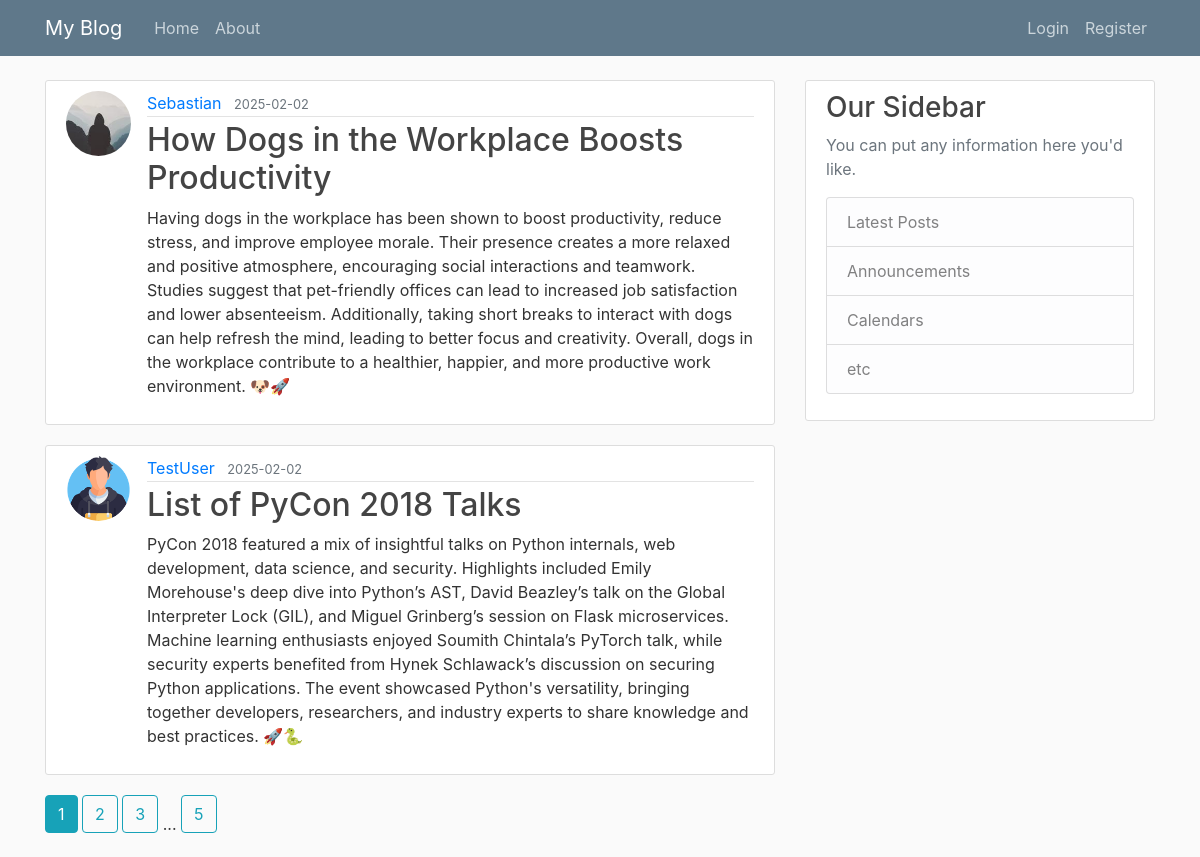
Page /home on the earlier database version.
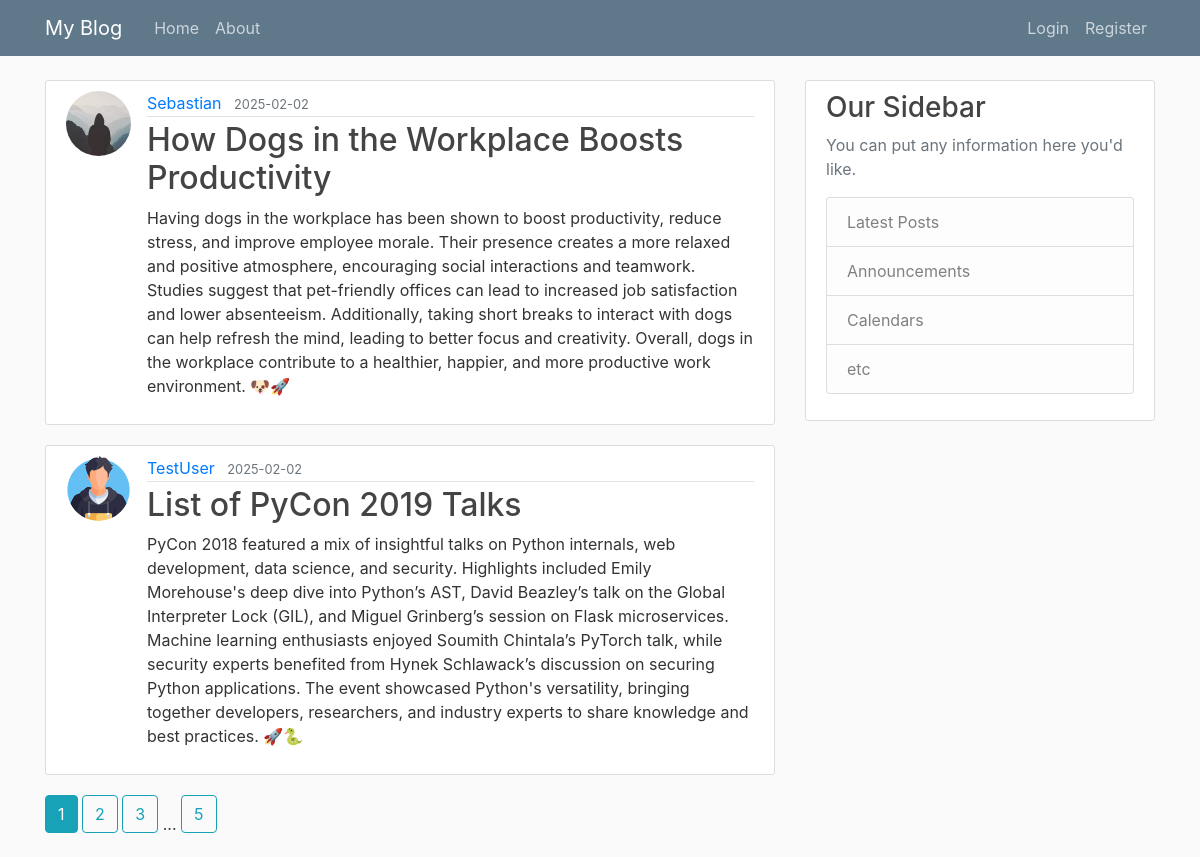
Same page on the later database version.
### flaskblog/models.py (models this page shows, shortened)
class Post(db.Model):
    id = db.Column(db.Integer, primary_key=True)
    title=db.Column(db.String(100),nullable=False)
    date_posted=db.Column(db.DateTime,nullable=False,default=datetime.utcnow)
    content=db.Column(db.Text,nullable=False)
    user_id=db.Column(db.Integer,db.ForeignKey("user.id"),nullable=False)

class User(db.Model, UserMixin):
    id = db.Column(db.Integer, primary_key=True)
    username = db.Column(db.String(20),unique=True,nullable=False)
    email = db.Column(db.String(120),unique=True,nullable=False)
    image_file = db.Column(db.String(20),nullable=False,default='default.jpg')
    password = db.Column(db.String(60),nullable=False)
    posts=db.relationship('Post',backref='author',lazy=True)

### flaskblog/main/routes.py (the view)
@main.route("/")
@main.route("/home")
def home():
    page=request.args.get('page',1,type=int)
    posts=Post.query.order_by(Post.date_posted.desc()).paginate(page=page,per_page=2)
    return render_template ("home.html",posts=posts)

### flaskblog/templates/home.html
{%extends 'layout.html'%} {%block content%} {%for post in posts.items%}
<article class="media content-section">
  <img
    class="rounded-circle article-img"
    src="{{url_for('static',filename='profile_pics/'+post.author.image_file)}}"
  />
  <div class="media-body">
    <div class="article-metadata">
      <a
        class="mr-2"
        href="{{url_for('users.user_posts',username=post.author.username)}}"
        >{{ post.author.username }}</a
      >
      <small class="text-muted"
        >{{ post.date_posted.strftime('%Y-%m-%d') }}</small
      >
    </div>
    <h2>
      <a class="article-title" href="{{url_for('posts.post',post_id=post.id)}}"
        >{{ post.title }}</a
      >
    </h2>
    <p class="article-content">{{ post.content }}</p>
  </div>
</article>
{%endfor%} {%for page_num in
posts.iter_pages(left_edge=1,right_edge=1,left_current=1,right_current=2)%} {%if
page_num%} {%if posts.page==page_num%}
<a class="btn btn-info mb-4" href="{{url_for('main.home',page=page_num)}}"
  >{{page_num}}</a
>
{%else%}
<a
  class="btn btn-outline-info mb-4"
  href="{{url_for('main.home',page=page_num)}}"
  >{{page_num}}</a
>
{%endif%} {%else%} ... {%endif%} {%endfor%} {%endblock content%}

### flaskblog/templates/layout.html (shortened to what this page needs)
<!DOCTYPE html>
<html lang="en">
  <head>
    <link
      rel="stylesheet"
      href="https://cdn.jsdelivr.net/npm/bootstrap@4.4.1/dist/css/bootstrap.min.css"
    />
    <link
      rel="stylesheet" type="text/css" href="{{url_for('static',filename='main.css')}}">
  </head>
  <body>
    <header class="site-header">
      <nav class="navbar navbar-expand-md navbar-dark bg-steel fixed-top">
        <div class="container">
          <a class="navbar-brand mr-4" href="/">My Blog</a>
          <div class="collapse navbar-collapse" id="navbarToggle">
            <div class="navbar-nav mr-auto">
              <a class="nav-item nav-link" href="{{url_for('main.home')}}">Home</a>
              <a class="nav-item nav-link" href="{{url_for('main.about')}}">About</a>
            </div>
            <div class="navbar-nav">
              {%if current_user.is_authenticated %}
                <a class="nav-item nav-link" href="{{url_for('posts.new_post')}}">New Post</a>
                <a class="nav-item nav-link" href="{{url_for('users.account')}}">Account</a>
                <a class="nav-item nav-link" href="{{url_for('users.logout')}}">Logout</a>
              {%else%}
                <a class="nav-item nav-link" href="{{url_for('users.login')}}">Login</a>
                <a class="nav-item nav-link" href="{{url_for('users.register')}}">Register</a>
              {%endif%}
            </div>
          </div>
        </div>
      </nav>
    </header>
    <main role="main" class="container">
        <div class="row">
          <div class="col-md-8">
            {% block content %}{% endblock %}
          </div>
          <div class="col-md-4">
            <div class="content-section">
              <h3>Our Sidebar</h3>
              <p class='text-muted'>You can put any information here you'd like.
                <ul class="list-group">
                  <li class="list-group-item list-group-item-light">Latest Posts</li>
                  <li class="list-group-item list-group-item-light">Announcements</li>
                  <li class="list-group-item list-group-item-light">Calendars</li>
                  <li class="list-group-item list-group-item-light">etc</li>
                </ul>
              </p>
            </div>
          </div>
        </div>
      </main>
  </body>
</html>

### flaskblog/static/main.css (style rules this page uses)
body { background: #fafafa; color: #333333; margin-top: 5rem; }
h1, h2, h3, h4, h5, h6 { color: #444444; }
.bg-steel { background-color: #5f788a; }
.site-header .navbar-nav .nav-link { color: #cbd5db; }
.content-section { background: #ffffff; padding: 10px 20px; border: 1px solid #dddddd; border-radius: 3px; margin-bottom: 20px; }
.article-title { color: #444444; }
.article-content { white-space: pre-line; }
.article-img { height: 65px; width: 65px; margin-right: 16px; }
.article-metadata { padding-bottom: 1px; margin-bottom: 4px; border-bottom: 1px solid #e3e3e3; }

Differences in the rows shown:
changed Post "TestUser": title "List of PyCon 2018 Talks" → "List of PyCon 2019 Talks"
